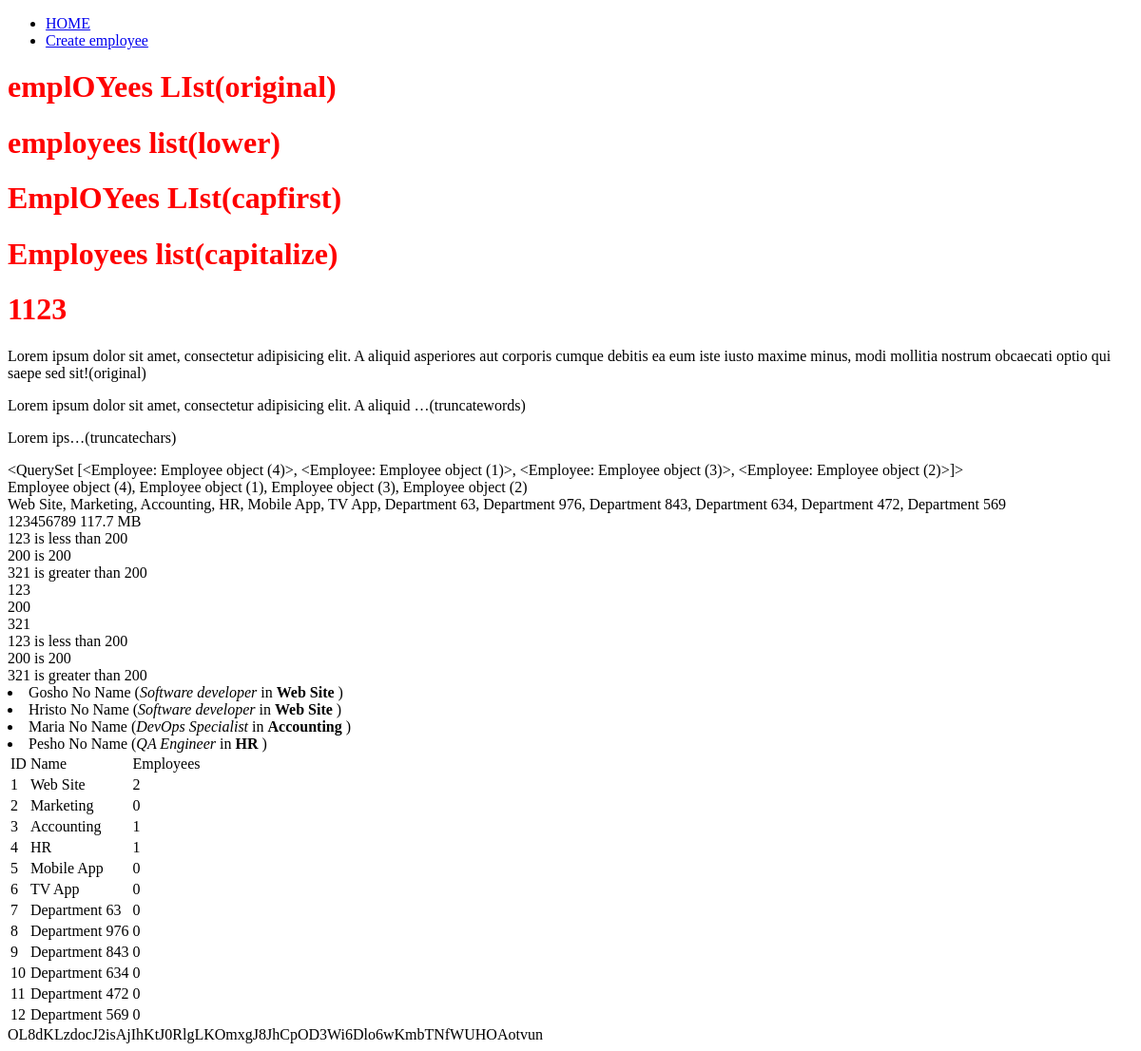
Before: /templates/ with the older database file.
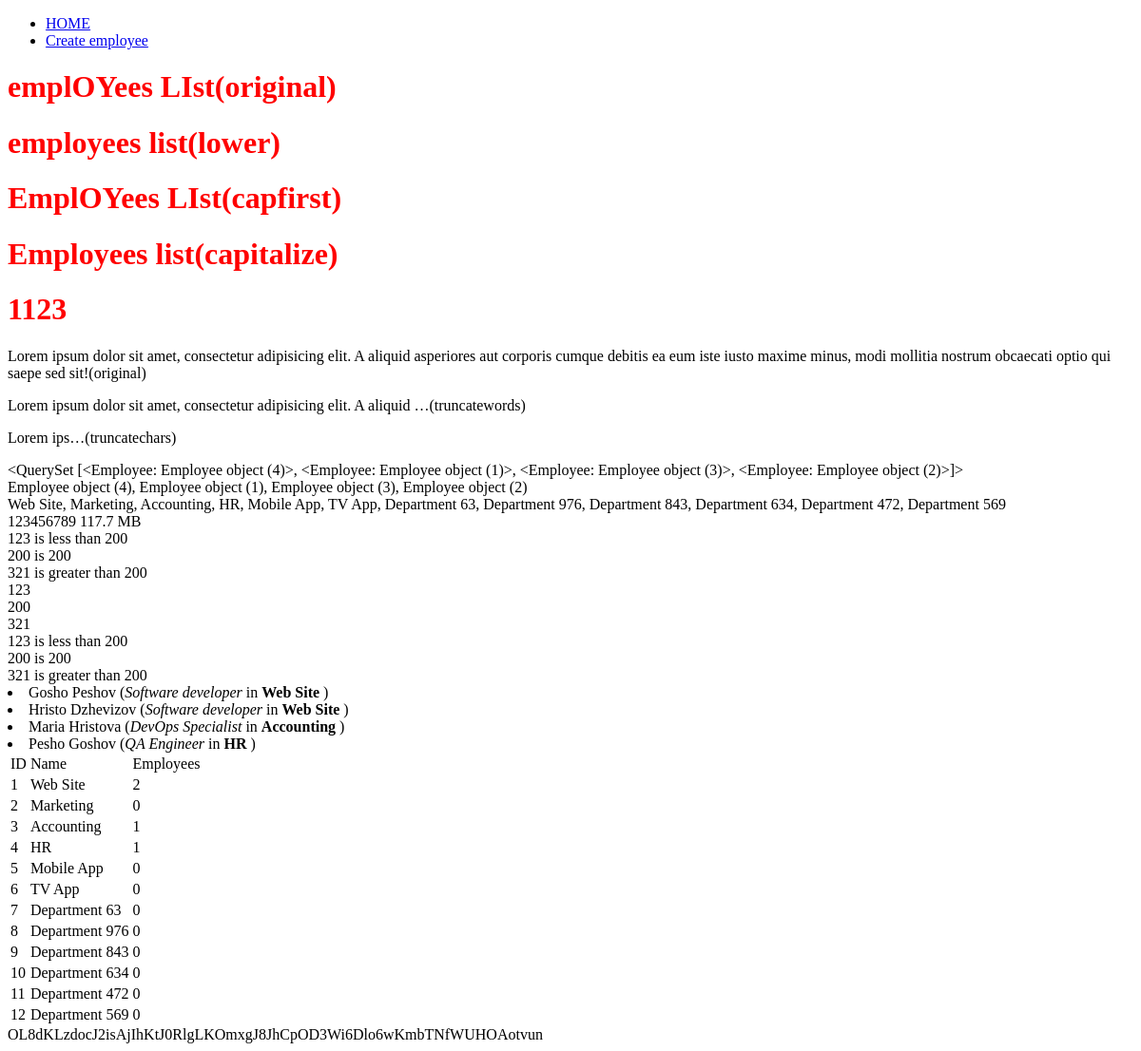
After: the same page with the newer database file.
### employee_app/employee/models.py (models this page shows, shortened)
class Employee(models.Model):
    SOFTWARE_DEVELOPER = 1
    QA_ENGINEER = 2
    DEVOPS_SPECIALIST = 3
    SOFTUNI = 'SoftUni'
    GOOGLE = 'Google'
    FACEBOOK = 'Facebook'
    first_name = models.CharField(
        max_length=30,
    )
    last_name = models.CharField(
        max_length=40,
        null=False,
        blank=True,
        default='No Name',
    )
    egn = models.CharField(
        max_length=10,
        null=True,
        unique=True,
        verbose_name='EGN',
        validators=(
            validators.MinLengthValidator(10),
        )
    )
    job_title = models.IntegerField(
        choices=(
            (SOFTWARE_DEVELOPER, 'Software developer'),
            (QA_ENGINEER, 'QA Engineer'),
            (DEVOPS_SPECIALIST, 'DevOps Specialist'),
        )
    )
    company = models.CharField(
        max_length=max(len(c) for c in [SOFTUNI, GOOGLE, FACEBOOK]),
        choices=(
            (SOFTUNI, SOFTUNI),
            (GOOGLE, GOOGLE),
            (FACEBOOK, FACEBOOK),
        )
    )
    department = models.ForeignKey(
        Department,
        on_delete=models.CASCADE,
    )
    image = models.ImageField(
        null=True,
        blank=True,
        upload_to='profiles',
    )
    class Meta:
        ordering = ('company', 'first_name')

class AuditEntity(models.Model):
    created_on = models.DateTimeField(
        auto_now_add=True,
    )
    updated_on = models.DateTimeField(
        auto_now=True,
    )
    class Meta:
        abstract = True

class Department(AuditEntity):
    name = models.CharField(
        max_length=20,
    )

### employee_app/template_examples/views.py (the view)
# urls.py: path('', index, name='templates index'),
def index(request):
    context = {
        'num_1': 123,
        'num_2': 200,
        'num_3': 321,
        'numbers': [123, 200, 321],
        'filesize': 123456789,
        'title': 'emplOYees LIst',
        'description': 'Lorem ipsum dolor sit amet, consectetur adipisicing elit. A aliquid asperiores aut corporis cumque debitis ea eum iste iusto maxime minus, modi mollitia nostrum obcaecati optio qui saepe sed sit!',
        'employees': Employee.objects.order_by('first_name', 'last_name').all(),
        'departments_names': [d.name for d in Department.objects.all()]
    }
    return render(request, 'template_examples/index.html', context)

### employee_app/template_examples/templatetags/department_tags.py (called while the page is built)
@register.inclusion_tag('tags/department_list.html')
def department_list():
    departments = Department.objects.prefetch_related('employee_set').all()
    return {
        'departments': departments
    }

### employee_app/template_examples/templatetags/int_filters.py (called while the page is built)
@register.filter
def increase_by(value, number):
    try:
        return value + number
    except TypeError:
        return int(value) + number

### employee_app/template_examples/templatetags/string_filters.py (called while the page is built)
@register.filter(name='capitalize')
def capitalize(value):
    value = str(value)
    return value[0].upper() + value[1:].lower()

### templates/template_examples/index.html
{% extends 'base/base.html' %}
{% load department_tags %}
{% load int_filters %}
{% load string_filters %}
{% block content %}
    <h1>{{ title }}(original)</h1>
    <h1>{{ title|lower }}(lower)</h1>
    <h1>{{ title|capfirst }}(capfirst)</h1>
    <h1>{{ title|capitalize }}(capitalize)</h1>
    <h1>{{ num_1|increase_by:1000 }}</h1>
    <p>{{ description }}(original)</p>
    <p>{{ description|truncatewords:10 }}(truncatewords)</p>
    <p>{{ description|truncatechars:10 }}(truncatechars)</p>
    <div>
        {{ employees }}
    </div>
    <div>
        {{ employees|join:', ' }}
    </div>
    <div>
        {{ departments_names|join:', ' }}
    </div>
    {{ filesize }}
    {{ filesize|filesizeformat }}
    <div>
        {% if num_1 < 200 %}
            {{ num_1 }} is less than 200
        {% elif num_1 == 200 %}
            {{ num_1 }} is 200
        {% else %}
            {{ num_1 }} is greater than 200
        {% endif %}
    </div>
    <div>
        {% if num_2 < 200 %}
            {{ num_2 }} is less than 200
        {% elif num_2 == 200 %}
            {{ num_2 }} is 200
        {% else %}
            {{ num_2 }} is greater than 200
        {% endif %}
    </div>
    <div>
        {% if num_3 < 200 %}
            {{ num_3 }} is less than 200
        {% elif num_3 == 200 %}
            {{ num_3 }} is 200
        {% else %}
            {{ num_3 }} is greater than 200
        {% endif %}
    </div>
    <div>
        {% for number in numbers %}
            <div>
                {{ number }}
            </div>
        {% endfor %}
    </div>
    <div>
        {% for number in numbers %}
            <div>
                {% if number < 200 %}
                    {{ number }} is less than 200
                {% elif number == 200 %}
                    {{ number }} is 200
                {% else %}
                    {{ number }} is greater than 200
                {% endif %}
            </div>
        {% endfor %}
    </div>
    <div>
        {% for employee in employees %}
            <li>
                {{ employee.first_name }} {{ employee.last_name }}
                (<i>{{ employee.get_job_title_display }}</i> in
                <strong>{{ employee.department.name }}</strong> )
            </li>
        {% endfor %}
    </div>
    {% department_list %}
    {{ csrf_token }}
{% endblock %}

Changed rows visible on the page:
changed Employee "Gosho": last_name "No Name" → "Peshov"
changed Employee "Hristo": last_name "No Name" → "Dzhevizov"
changed Employee "Maria": last_name "No Name" → "Hristova"
changed Employee "Pesho": last_name "No Name" → "Goshov"
